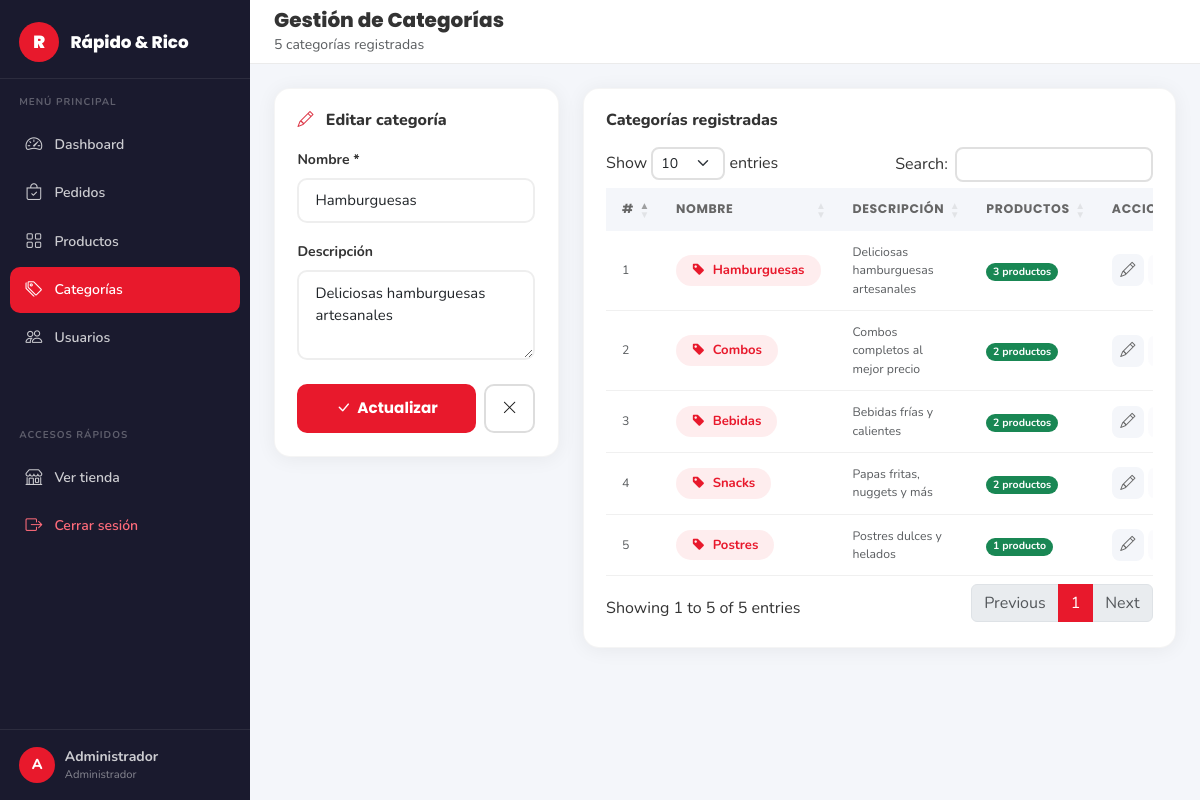
The app's page /view/admin/categorias.php?editar=1 (signed in) with its own data.
### tables this page shows
CREATE TABLE IF NOT EXISTS categoria (
    id_categoria INT AUTO_INCREMENT PRIMARY KEY,
    nombre       VARCHAR(80)  NOT NULL,
    descripcion  TEXT         DEFAULT NULL,
    created_at   TIMESTAMP    DEFAULT CURRENT_TIMESTAMP
);

### config/conexion.php (called while the page is built, shortened)
<?php
class Conexion
{
    private static ?PDO $instancia = null;
    public static function obtener(): PDO
    {
        if (self::$instancia === null) {
            self::$instancia = self::crearConexion();
        }
        return self::$instancia;
    }
    private static function crearConexion(): PDO
    {
        $dsn = sprintf(
            'mysql:host=%s;port=%s;dbname=%s;charset=%s',
            DB_HOST, DB_PORT, DB_NAME, DB_CHARSET
        );
        $opciones = [
            PDO::ATTR_ERRMODE            => PDO::ERRMODE_EXCEPTION,
            PDO::ATTR_DEFAULT_FETCH_MODE => PDO::FETCH_ASSOC,
            PDO::ATTR_EMULATE_PREPARES   => false,
            PDO::MYSQL_ATTR_INIT_COMMAND => "SET NAMES utf8mb4 COLLATE utf8mb4_unicode_ci",
        ];
        try {
            return new PDO($dsn, DB_USER, DB_PASS, $opciones);
        } catch (PDOException $e) {
            error_log('[' . date('Y-m-d H:i:s') . '] DB Connection Error: ' . $e->getMessage(), 3, LOG_DIR . 'db_errors.log');
            if (APP_ENV === 'development') {
                throw new RuntimeException('Error de conexión BD: ' . $e->getMessage());
            }
            throw new RuntimeException('Error de conexión a la base de datos. Por favor intenta más tarde.');
        }
    }
}

### dao/CategoriaDAO.php (called while the page is built, shortened)
<?php
require_once __DIR__ . '/../config/conexion.php';
class CategoriaDAO
{
    private PDO $pdo;
    public function __construct()
    {
        $this->pdo = Conexion::obtener();
    }
    public function buscarPorId(int $id): ?array
    {
        $stmt = $this->pdo->prepare(
            "SELECT * FROM categoria WHERE id_categoria = :id LIMIT 1"
        );
        $stmt->execute([':id' => $id]);
        return $stmt->fetch() ?: null;
    }
    public function obtenerConConteoProductos(): array
    {
        return $this->pdo->query(
            "SELECT c.*, COUNT(p.id_producto) AS total_productos
             FROM categoria c
             LEFT JOIN producto p
               ON c.id_categoria = p.id_categoria AND p.activo = 1
             GROUP BY c.id_categoria, c.nombre, c.descripcion
             ORDER BY c.nombre ASC"
        )->fetchAll();
    }
}

### helpers/Seguridad.php (called while the page is built, shortened)
<?php
class Seguridad
{
    public static function e(mixed $valor): string
    {
        return htmlspecialchars((string) $valor, ENT_QUOTES | ENT_HTML5, 'UTF-8');
    }
    public static function entero(mixed $valor): int
    {
        return (int) filter_var($valor, FILTER_SANITIZE_NUMBER_INT);
    }
}

### view/admin/categorias.php (the view, shortened to what this page needs)
<?php
require_once __DIR__ . '/../../dao/CategoriaDAO.php';
require_once __DIR__ . '/../../helpers/Seguridad.php';
$dao        = new CategoriaDAO();
$categorias = $dao->obtenerConConteoProductos();
$editar = null;
if (isset($_GET['editar'])) {
    $editar = $dao->buscarPorId(Seguridad::entero($_GET['editar']));
}
?>
<!DOCTYPE html>
<html lang="es">
<head>
  <link href="https://cdn.jsdelivr.net/npm/bootstrap@5.3.3/dist/css/bootstrap.min.css" rel="stylesheet"/>
  <link href="https://cdn.jsdelivr.net/npm/bootstrap-icons@1.11.3/font/bootstrap-icons.min.css" rel="stylesheet"/>
  <link href="https://cdn.datatables.net/1.13.8/css/dataTables.bootstrap5.min.css" rel="stylesheet"/>
  <link href="https://cdnjs.cloudflare.com/ajax/libs/toastr.js/latest/toastr.min.css" rel="stylesheet"/>
  <link href="../../css/style.css" rel="stylesheet"/>
  <link href="../../css/admin.css" rel="stylesheet"/>
</head>
<body class="admin-body">
<?php include __DIR__ . '/partials/sidebar.php'; ?>
<div class="admin-main">
  <div class="admin-topbar">
    <div class="d-flex align-items-center gap-2">
      <div>
        <h5 class="mb-0 fw-800">Gestión de Categorías</h5>
        <small class="text-muted"><?= count($categorias) ?> categorías registradas</small>
      </div>
    </div>
  </div>
  <div class="admin-content">
    <div class="row g-4">
      <div class="col-lg-4">
        <div class="admin-card">
          <h6 class="fw-800 mb-3">
            <i class="bi bi-<?= $editar ? 'pencil' : 'plus-circle' ?> text-danger me-2"></i>
            <?= $editar ? 'Editar categoría' : 'Nueva categoría' ?>
          </h6>
          <form action="../../controller/CategoriaController.php" method="POST" novalidate>
            <div class="mb-3">
              <label class="form-label fw-700 small">Nombre *</label>
              <input type="text" name="nombre" class="form-control rr-input"
                     placeholder="Ej: Hamburguesas, Bebidas..."
                     value="<?= Seguridad::e($editar['nombre'] ?? '') ?>"
                     minlength="2" maxlength="80" required>
            </div>
            <div class="mb-4">
              <label class="form-label fw-700 small">Descripción</label>
              <textarea name="descripcion" class="form-control rr-input" rows="3"
                        placeholder="Descripción breve..."><?= Seguridad::e($editar['descripcion'] ?? '') ?></textarea>
            </div>
            <div class="d-flex gap-2">
              <button type="submit" class="btn-rr flex-fill justify-content-center">
                <i class="bi bi-<?= $editar ? 'check-lg' : 'plus-lg' ?>"></i>
                <?= $editar ? 'Actualizar' : 'Crear categoría' ?>
              </button>
              <?php if ($editar): ?>
              <a href="categorias.php" class="btn-rr-outline px-3" title="Cancelar">
                <i class="bi bi-x-lg"></i>
              </a>
              <?php endif; ?>
            </div>
          </form>
        </div>
      </div>
      <div class="col-lg-8">
        <div class="admin-card">
          <h6 class="fw-800 mb-3">Categorías registradas</h6>
          <div class="table-responsive">
            <table class="table rr-table align-middle" id="tablaCategorias">
              <thead>
                <tr>
                  <th>#</th>
                  <th>Nombre</th>
                  <th>Descripción</th>
                  <th>Productos</th>
                  <th>Acciones</th>
                </tr>
              </thead>
              <tbody>
                <?php if (empty($categorias)): ?>
                <tr>
                  <td colspan="5" class="text-center text-muted py-4">
                    <i class="bi bi-inbox fs-3 d-block mb-2"></i>
                    No hay categorías registradas.
                  </td>
                </tr>
                <?php else: ?>
                <?php foreach ($categorias as $cat): ?>
                <tr>
                  <td class="text-muted small"><?= (int)$cat['id_categoria'] ?></td>
                  <td>
                    <span class="badge rounded-pill px-3 py-2"
                          style="background:rgba(232,25,44,.08);color:var(--rr-red);font-size:.82rem;font-weight:700">
                      <i class="bi bi-tag-fill me-1"></i>
                      <?= Seguridad::e($cat['nombre']) ?>
                    </span>
                  </td>
                  <td class="text-muted small">
                    <?= Seguridad::e($cat['descripcion'] ?? '—') ?>
                  </td>
                  <td>
                    <span class="badge bg-<?= (int)$cat['total_productos'] > 0 ? 'success' : 'secondary' ?> rounded-pill">
                      <?= (int)$cat['total_productos'] ?> producto<?= (int)$cat['total_productos'] !== 1 ? 's' : '' ?>
                    </span>
                  </td>
                  <td>
                    <div class="d-flex gap-1">
                      <a href="categorias.php?editar=<?= (int)$cat['id_categoria'] ?>"
                         class="btn-icon-sm" title="Editar">
                        <i class="bi bi-pencil"></i>
                      </a>
                      <?php if ((int)$cat['total_productos'] === 0): ?>
                      <button type="button" class="btn-icon-sm danger" title="Eliminar"
                              onclick="confirmarEliminar(<?= (int)$cat['id_categoria'] ?>, '<?= Seguridad::attr($cat['nombre']) ?>')">
                        <i class="bi bi-trash3"></i>
                      </button>
                      <?php else: ?>
                      <button type="button" class="btn-icon-sm" title="Tiene productos activos — no eliminable" disabled
                              style="opacity:.35;cursor:not-allowed">
                      </button>
                      <?php endif; ?>
                    </div>
                  </td>
                </tr>
                <?php endforeach; ?>
                <?php endif; ?>
              </tbody>
            </table>
          </div>
        </div>
      </div>
    </div>
  </div>
</div>
</body>
</html>

### css/style.css (style rules this page uses)
:root { --rr-red: #E8192C; --rr-red-dark: #C0121F; --rr-dark: #1A1A1A; --rr-dark2: #212121; --rr-gray: #F5F5F5; --rr-gray2: #EEEEEE; --rr-text: #333333; --rr-muted: #777777; --rr-white: #FFFFFF; --rr-shadow: 0 4px 20px rgba(0,0,0,.10); --rr-shadow-hover: 0 8px 32px rgba(232,25,44,.18); --rr-radius: 18px; }
*, *::before, *::after { box-sizing: border-box; margin: 0; padding: 0; }
body { font-family: 'Nunito', sans-serif; color: var(--rr-text); background: var(--rr-white); }
h1,h2,h3,h4,h5,.navbar-brand { font-family: 'Poppins', sans-serif; }
a { text-decoration: none; }
.btn-rr { background: var(--rr-red); color: #fff !important; font-weight: 700; font-size: .95rem; border: none; padding: .7rem 1.7rem; border-radius: 10px; transition: background .2s, transform .18s, box-shadow .2s; text-decoration: none; display: inline-flex; align-items: center; gap: .4rem; cursor: pointer; font-family: 'Poppins', sans-serif; }
.btn-rr-outline { background: transparent; color: var(--rr-dark) !important; font-weight: 700; font-size: .95rem; padding: .7rem 1.7rem; border-radius: 10px; border: 2px solid #ddd; transition: border-color .2s, color .2s, transform .18s; text-decoration: none; display: inline-flex; align-items: center; gap: .4rem; cursor: pointer; font-family: 'Poppins', sans-serif; }
.rr-input { border: 2px solid #eee; border-radius: 10px; padding: .6rem 1rem; font-size: .93rem; font-family: 'Nunito', sans-serif; transition: border-color .2s, box-shadow .2s; background: var(--rr-white); }
.fw-700 { font-weight: 700 !important; }
.fw-800 { font-weight: 800 !important; }
.rr-table thead th { font-family: 'Poppins', sans-serif; font-weight: 700; font-size: .85rem; color: var(--rr-muted); border-bottom: 2px solid #f0f0f0; background: #fafafa; padding: .8rem 1rem; }
.rr-table tbody td { padding: .8rem 1rem; border-color: #f5f5f5; vertical-align: middle; }

### css/admin.css (style rules this page uses)
:root { --sidebar-w: 250px; --topbar-h: 64px; --admin-bg: #F4F6FA; --sidebar-bg: #1A1A2E; --sidebar-text: rgba(255,255,255,.78); --sidebar-active: #E8192C; --sidebar-hover-bg: rgba(255,255,255,.07); --card-radius: 16px; --shadow-card: 0 2px 20px rgba(0,0,0,.06); }
.admin-body { background: var(--admin-bg); font-family: 'Nunito', sans-serif; min-height: 100vh; display: flex; }
.admin-main { margin-left: var(--sidebar-w); flex: 1; display: flex; flex-direction: column; min-height: 100vh; }
.admin-topbar { height: var(--topbar-h); background: #fff; border-bottom: 1px solid #EBEBEB; display: flex; align-items: center; justify-content: space-between; padding: 0 1.5rem; position: sticky; top: 0; z-index: 100; }
.admin-content { padding: 1.5rem; flex: 1; }
.admin-card { background: #fff; border-radius: var(--card-radius); box-shadow: var(--shadow-card); padding: 1.4rem; border: 1px solid rgba(0,0,0,.04); }
.rr-table { font-size: .875rem; }
.rr-table thead th { background: var(--admin-bg); color: #666; font-weight: 700; font-size: .78rem; text-transform: uppercase; letter-spacing: .05em; border: none; padding: .75rem 1rem; }
.rr-table tbody td { border-color: #F0F0F0; padding: .75rem 1rem; vertical-align: middle; }
.btn-icon-sm { width: 32px; height: 32px; border-radius: 8px; background: var(--admin-bg); border: none; display: inline-flex; align-items: center; justify-content: center; color: #666; font-size: .95rem; text-decoration: none; transition: background .2s, color .2s; }

### records on screen
categoria: nombre "Hamburguesas", descripcion "Deliciosas hamburguesas artesanales", id_categoria "1", total_productos "3"
categoria: id_categoria "3", nombre "Bebidas", descripcion "Bebidas frías y calientes", total_productos "2"
categoria: id_categoria "2", nombre "Combos", descripcion "Combos completos al mejor precio", total_productos "2"
categoria: id_categoria "5", nombre "Postres", descripcion "Postres dulces y helados", total_productos "1"
categoria: id_categoria "4", nombre "Snacks", descripcion "Papas fritas, nuggets y más", total_productos "2"

### other values on screen
$enlace['label'] "Dashboard"
$enlace['label'] "Pedidos"
$enlace['label'] "Productos"
$enlace['label'] "Categorías"
$enlace['label'] "Usuarios"
substr($_SESSION['nombre'] ?? 'A', 0, 1) "A"
$_SESSION['nombre'] "Administrador"
count($categorias) "5"
